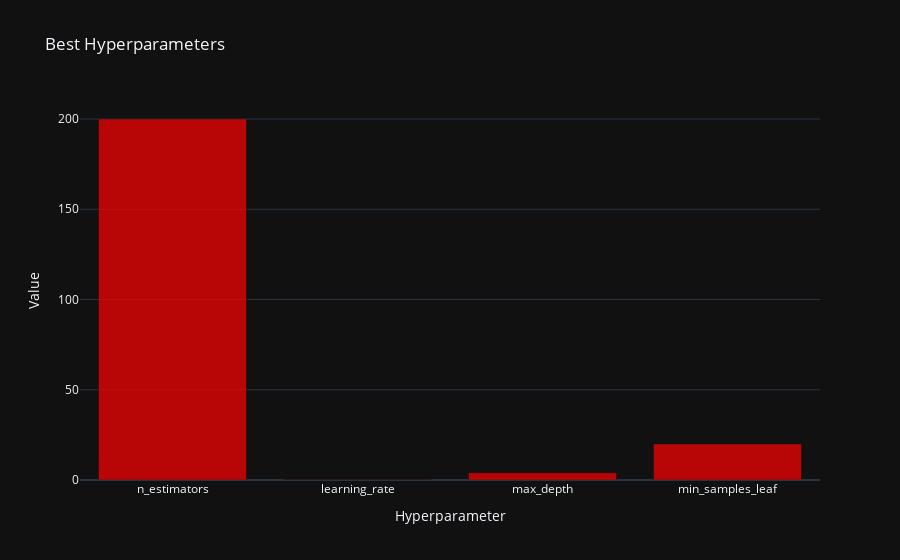

The notebook cell this image was saved under:
### Code cell
# Get the best parameters found by the random search
best_params = clf.best_params_

# Create a dictionary of hyperparameter names and their values
hyperparams = {
    'n_estimators': best_params['n_estimators'],
    'learning_rate': best_params['learning_rate'],
    'max_depth': best_params['max_depth'],
    #'min_samples_split': best_params['min_samples_split'],
    'min_samples_leaf': best_params['min_samples_leaf'],
    #'max_features': best_params['max_features']
}

# Create a bar chart of the hyperparameters
fig = go.Figure(data=[go.Bar(
    x=list(hyperparams.keys()),
    y=list(hyperparams.values()),
    marker=dict(
        color=['rgba(255, 0, 0, 0.7)' if key in best_params else 'rgba(0, 0, 255, 0.7)' for key in hyperparams.keys()]
    )
)])
# Set the chart title and axis labels
fig.update_layout(
    title='Best Hyperparameters',
    xaxis_title='Hyperparameter',
    yaxis_title='Value'
)

# Display the chart
fig.show()

### Figure 1 — Plotly figure (JSON) as saved in the notebook; plotly's stock layout.template omitted (floating-point values rounded to 4 significant figures)
{"data": [{"marker": {"color": ["rgba(255, 0, 0, 0.7)", "rgba(255, 0, 0, 0.7)", "rgba(255, 0, 0, 0.7)", "rgba(255, 0, 0, 0.7)"]}, "x": ["n_estimators", "learning_rate", "max_depth", "min_samples_leaf"], "y": [200, 0.2, 4, 20], "type": "bar"}], "layout": {"title": {"text": "Best Hyperparameters"}, "xaxis": {"title": {"text": "Hyperparameter"}}, "yaxis": {"title": {"text": "Value"}}}}
